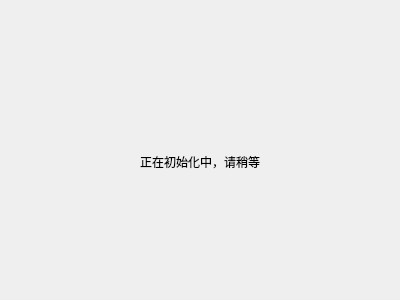
<?xml version="1.0" encoding="UTF-8"?>
<ui version="4.0">
 <class>InitializeDialog</class>
 <widget class="QDialog" name="InitializeDialog">
  <property name="geometry">
   <rect>
    <x>0</x>
    <y>0</y>
    <width>400</width>
    <height>300</height>
   </rect>
  </property>
  <property name="windowTitle">
   <string>初始化</string>
  </property>
  <layout class="QGridLayout" name="gridLayout">
   <item row="0" column="0">
    <layout class="QVBoxLayout" name="verticalLayout">
     <item>
      <spacer name="verticalSpacer">
       <property name="orientation">
        <enum>Qt::Vertical</enum>
       </property>
       <property name="sizeType">
        <enum>QSizePolicy::Fixed</enum>
       </property>
       <property name="sizeHint" stdset="0">
        <size>
         <width>20</width>
         <height>40</height>
        </size>
       </property>
      </spacer>
     </item>
     <item>
      <layout class="QHBoxLayout" name="horizontalLayout">
       <item>
        <spacer name="horizontalSpacer">
         <property name="orientation">
          <enum>Qt::Horizontal</enum>
         </property>
         <property name="sizeType">
          <enum>QSizePolicy::Preferred</enum>
         </property>
         <property name="sizeHint" stdset="0">
          <size>
           <width>40</width>
           <height>20</height>
          </size>
         </property>
        </spacer>
       </item>
       <item>
        <widget class="QLabel" name="label_gif">
         <property name="sizePolicy">
          <sizepolicy hsizetype="Preferred" vsizetype="Preferred">
           <horstretch>0</horstretch>
           <verstretch>0</verstretch>
          </sizepolicy>
         </property>
         <property name="minimumSize">
          <size>
           <width>83</width>
           <height>83</height>
          </size>
         </property>
         <property name="maximumSize">
          <size>
           <width>96</width>
           <height>96</height>
          </size>
         </property>
         <property name="baseSize">
          <size>
           <width>50</width>
           <height>50</height>
          </size>
         </property>
         <property name="text">
          <string/>
         </property>
         <property name="scaledContents">
          <bool>true</bool>
         </property>
         <property name="alignment">
          <set>Qt::AlignCenter</set>
         </property>
        </widget>
       </item>
       <item>
        <spacer name="horizontalSpacer_2">
         <property name="orientation">
          <enum>Qt::Horizontal</enum>
         </property>
         <property name="sizeType">
          <enum>QSizePolicy::Preferred</enum>
         </property>
         <property name="sizeHint" stdset="0">
          <size>
           <width>40</width>
           <height>20</height>
          </size>
         </property>
        </spacer>
       </item>
      </layout>
     </item>
     <item>
      <widget class="QLabel" name="label">
       <property name="text">
        <string>正在初始化中，请稍等</string>
       </property>
       <property name="alignment">
        <set>Qt::AlignHCenter|Qt::AlignTop</set>
       </property>
      </widget>
     </item>
     <item>
      <spacer name="verticalSpacer_2">
       <property name="orientation">
        <enum>Qt::Vertical</enum>
       </property>
       <property name="sizeType">
        <enum>QSizePolicy::Fixed</enum>
       </property>
       <property name="sizeHint" stdset="0">
        <size>
         <width>20</width>
         <height>20</height>
        </size>
       </property>
      </spacer>
     </item>
    </layout>
   </item>
  </layout>
 </widget>
 <resources/>
 <connections/>
</ui>
